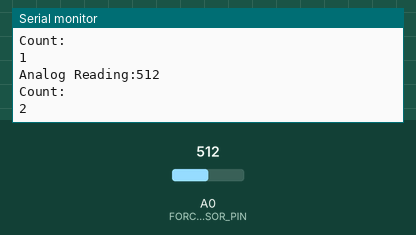
This sketch was run on a simulated Arduino Uno, built with avr-gcc and run on an emulated ATmega328P. On the bench: the last lines printed to the serial monitor. Inputs (shaded band) come from the test bench; at power-on: A0 (FORCE_SENSOR_PIN) = 512.

Above: at 1.8 s.
1.9 s: A0 (FORCE_SENSOR_PIN) set to 716
At 2.8 s:
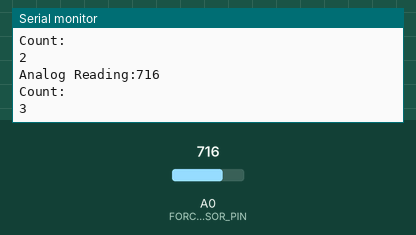
3.4 s: A0 (FORCE_SENSOR_PIN) set to 900
At 4.9 s:
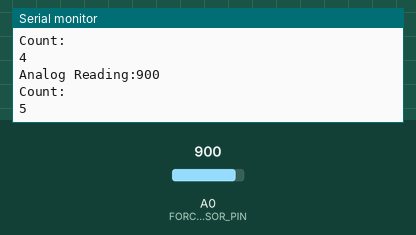
Timing chart, 0 to 6.4 s (numbered marks = the images above; inputs shaded):
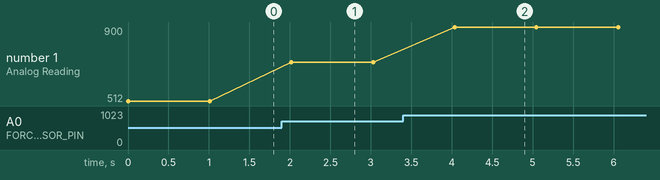

Measured:
- after the input at 1.9 s, the serial monitor: prints a new line after 0.12 s (image 1)
- after the input at 3.4 s, the serial monitor: prints a new line after 0.64 s (image 2)
- plotted number 1: 512 → 716 after the input at 1.9 s, 716 → 900 after the input at 3.4 s

The sketch:

Step_Count-Bluetooth.ino
```cpp
#include <SoftwareSerial.h>
#define FORCE_SENSOR_PIN A0
int count=0;
SoftwareSerial BTSerial (10,11);
void setup() {
  // put your setup code here, to run once:
  Serial.begin(9600);
  BTSerial.begin(9600);
}

void loop() {
  // put your main code here, to run repeatedly:
  int analogReading = analogRead(FORCE_SENSOR_PIN);
  if(analogReading>=200){count++;}
  Serial.print("Analog Reading:");
  Serial.println(analogReading);
  Serial.println("Count:");
  Serial.println(count);
  BTSerial.print("Count");
  BTSerial.println(count);
    delay(1000);
}
```
